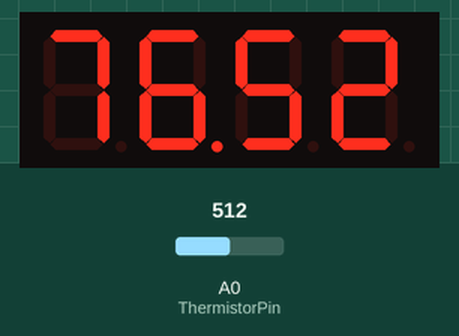
This sketch was run on a simulated Arduino Uno, built with avr-gcc and run on an emulated ATmega328P. Shown: 4-digit seven-segment display. Inputs (shaded band) come from the test bench; at power-on: A0 (ThermistorPin) = 512.

Above: at 1.2 s.
1.3 s: A0 (ThermistorPin) set to 618
At 2.4 s:
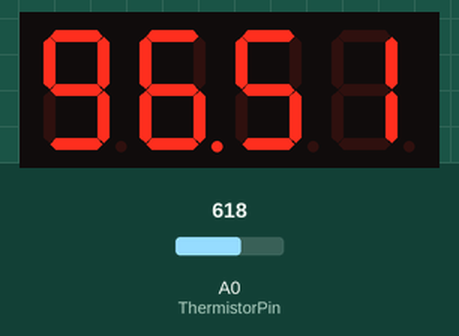
3.0 s: A0 (ThermistorPin) set to 645
At 3.6 s:
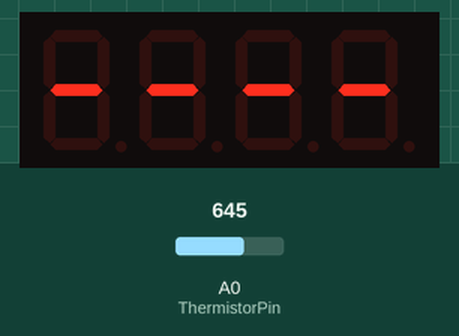
4.5 s: A0 (ThermistorPin) set to 122
At 4.8 s:
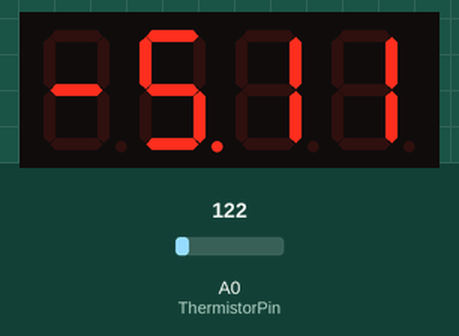
6.0 s: A0 (ThermistorPin) set to 103
At 7.1 s:
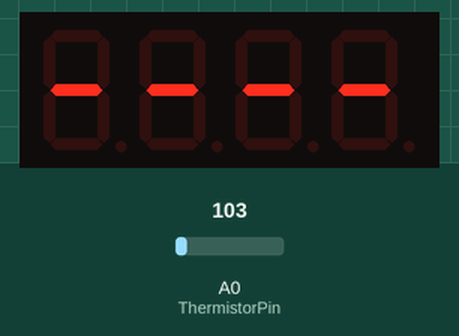
Timing chart, 0 to 8.5 s (numbered marks = the images above; inputs shaded):
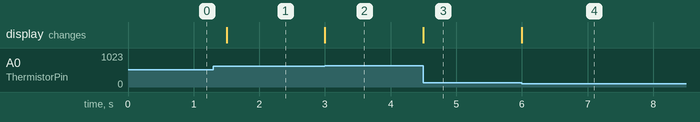

Measured:
- the behaviour switches between 635 and 636 on A0 (ThermistorPin) (found by bisection; images 1 and 2)
- the behaviour switches between 109 and 108 on A0 (ThermistorPin) (found by bisection; images 3 and 4)
- after the input at 1.3 s, the display: changes after 0.20 s (image 1)
- after the input at 3.0 s, the display: changes at once (image 2)
- after the input at 4.5 s, the display: changes at once (image 3)
- after the input at 6.0 s, the display: changes at once (image 4)

The sketch:

Temperature_ProblemSolvingChallenge.ino
```cpp
#include "SevSeg.h"
SevSeg sevseg;

int ThermistorPin = 0;
int Vo;
float R1 = 10000;
float logR2, R2, T;
float c1 = 1.009249522e-03, c2 = 2.378405444e-04, c3 = 2.019202697e-07;

void setup() {
  byte numDigits = 4;
  byte digitPins[] = {10, 11, 12, 13};
  byte segmentPins[] = {9, 2, 3, 5, 6, 8, 7, 4};
  bool resistorsOnSegments = true;
  byte hardwareConfig = COMMON_CATHODE;

  sevseg.begin(hardwareConfig, numDigits, digitPins, segmentPins, resistorsOnSegments);
}

void loop() {
  Vo = analogRead(ThermistorPin);
  R2 = R1 * (1023.0 / (float)Vo - 1.0);
  logR2 = log(R2);
  T = (1.0 / (c1 + c2 * logR2 + c3 * logR2 * logR2 * logR2));
  T = T - 273.15;
  T = (T * 9.0) / 5.0 + 32.0; //Comment out for Celsius

  static unsigned long timer = millis();

  if (millis() >= timer) {
    timer += 300;
    sevseg.setNumber(T, 2);
  }

  sevseg.refreshDisplay();
}
```
